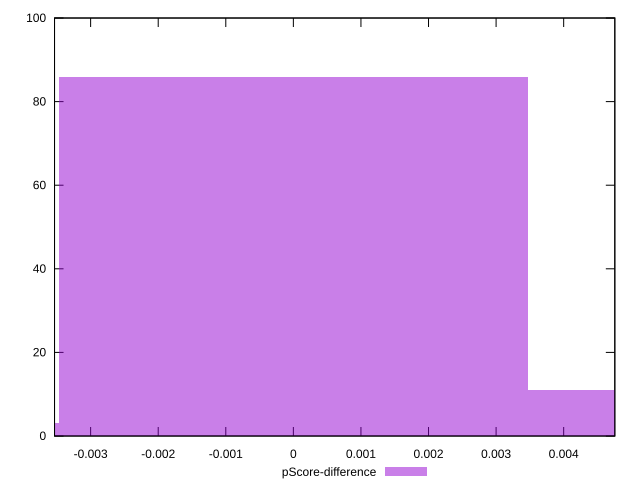

This figure's gnuplot source:
reset

$pScoreDifference <<EOF
0 86
0.006949993306594504 11
-0.006949993306594504 3
EOF

set key outside below
set boxwidth 0.006949993306594504
set xrange [-0.0035342237039838013:0.004756921823850291]
set yrange [0:100]
set trange [0:100]
set style fill transparent solid 0.5 noborder
set terminal svg size 640, 490 enhanced background rgb 'white'
set output "report_00018_2021-02-10T15-25-16.877Z/cumulative-layout-shift/samples/pages+cached/pScore-difference/histogram.svg"

plot $pScoreDifference title "pScore-difference" with boxes

reset
